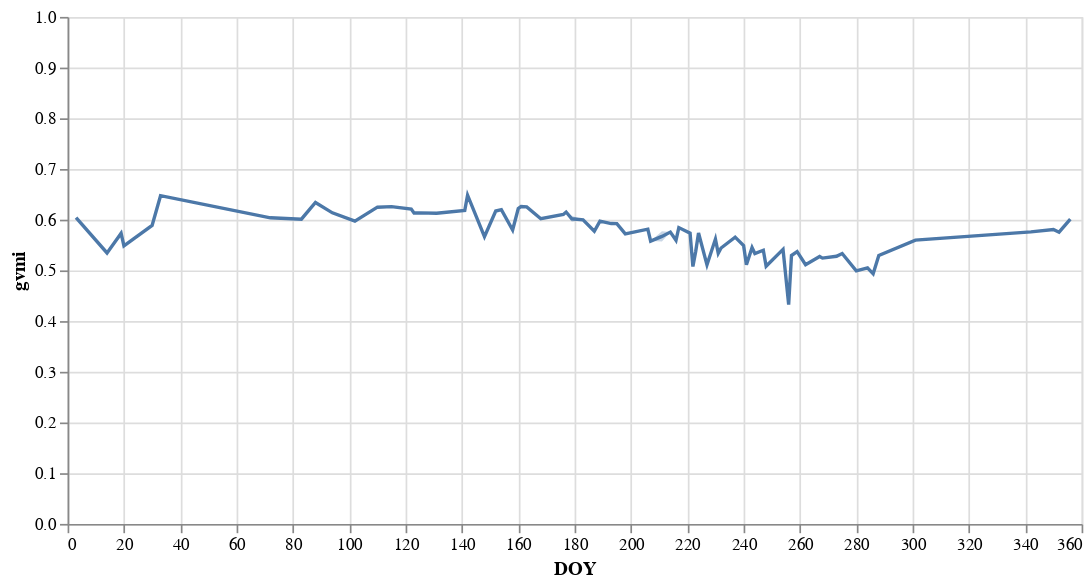

Notebook source saved alongside this figure:
### Code cell
base = alt.Chart(ndvi_df).encode(
    x=alt.X('DOY:Q', scale=alt.Scale(domain=(0, 360))))

line = base.mark_line().encode(
    y=alt.Y('median(gvmi):Q', scale=alt.Scale(domain=(0, 1))))

band = base.mark_errorband(extent='iqr').encode(
    y='gvmi:Q')

(line + band).properties(width=600, height=300).interactive()
